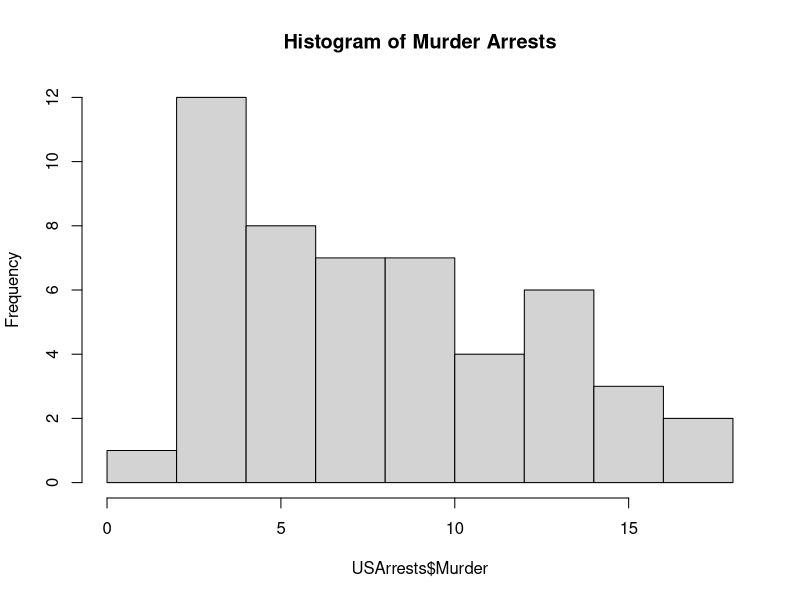
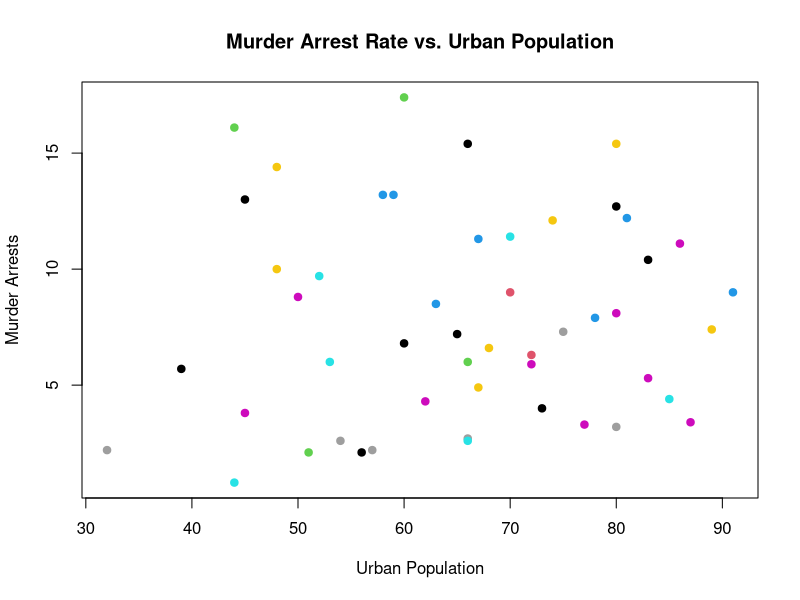
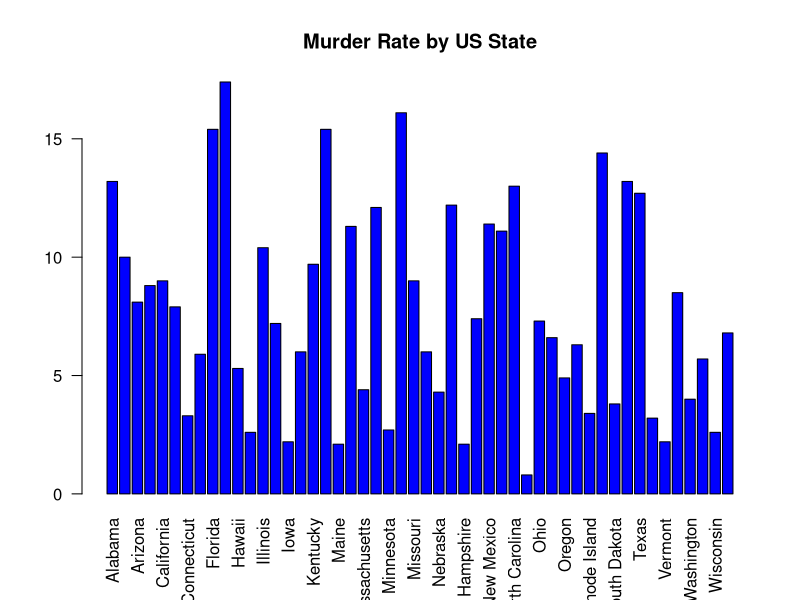

Here is the R script that generated these plots, in order:
# Load the USArrests dataset
data(USArrests)

# (i) Explore the summary of the dataset
summary_data <- summary(USArrests)
print("Summary of the Dataset:")
print(summary_data)

# Find the state with the largest total number of rape
max_rape_state <- USArrests[which.max(USArrests$Rape), ]
cat("State with the Largest Total Rape:", rownames(max_rape_state), "\n")

# Find states with the max and min crime rates for murder
max_murder_state <- USArrests[which.max(USArrests$Murder), ]
min_murder_state <- USArrests[which.min(USArrests$Murder), ]
cat("State with the Max Murder Rate:", rownames(max_murder_state), "\n")
cat("State with the Min Murder Rate:", rownames(min_murder_state), "\n")

# (ii) Find the correlation among the features
correlation_matrix <- cor(USArrests)
print("Correlation Matrix:")
print(correlation_matrix)

# Find states with assault arrests more than the median of the country
median_assault <- median(USArrests$Assault)
states_above_median_assault <- rownames(USArrests)[USArrests$Assault > median_assault]
cat("States with Assault Arrests Above Median:", paste(states_above_median_assault, collapse = ", "), "\n")

# Find states in the bottom 25% of murder
bottom_25_percent_murder <- quantile(USArrests$Murder, 0.25)
states_bottom_25_percent_murder <- rownames(USArrests)[USArrests$Murder < bottom_25_percent_murder]
cat("States in the Bottom 25% of Murder Rate:", paste(states_bottom_25_percent_murder, collapse = ", "), "\n")

# (iii-a) Create a histogram of murder arrests by US state
hist(USArrests$Murder, main = "Histogram of Murder Arrests")

# (iii-b) Create a scatter plot showing the relationship between murder arrest rate and the proportion of the population that is urbanized
plot(USArrests$UrbanPop, USArrests$Murder, col = USArrests$Assault, pch = 19,
     main = "Murder Arrest Rate vs. Urban Population", xlab = "Urban Population", ylab = "Murder Arrests")

# (iii-c) Create a bar graph to show the murder rate for each of the 50 states
barplot(USArrests$Murder, names.arg = rownames(USArrests), col = "blue", las = 2, main = "Murder Rate by US State")
